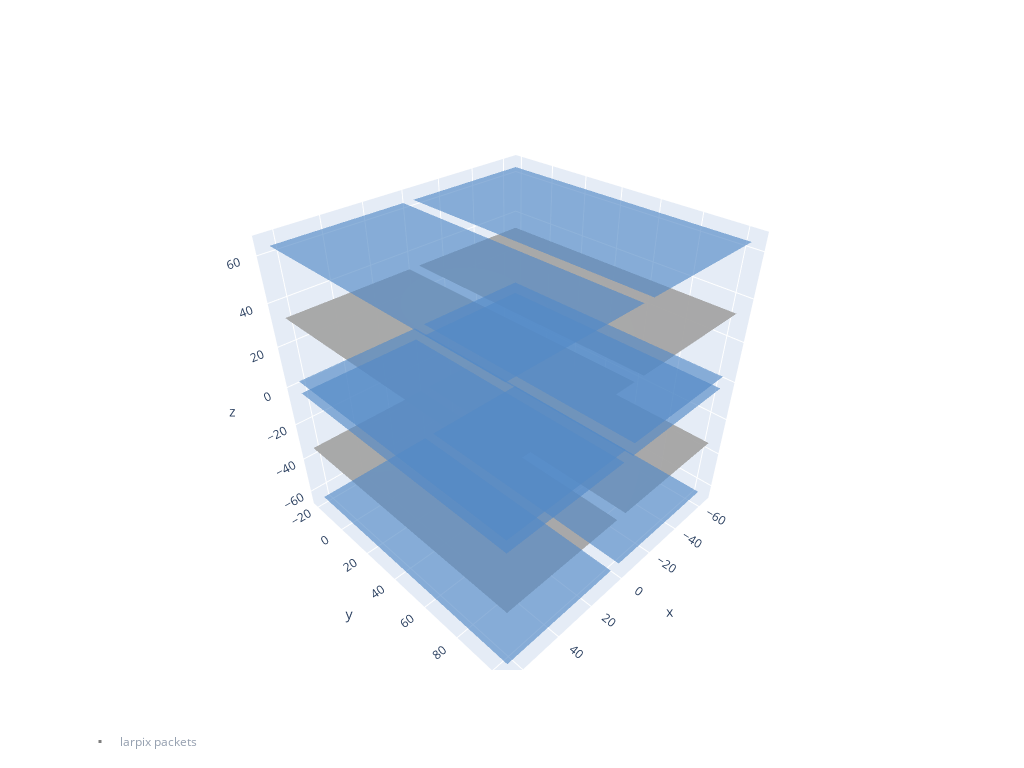

Notebook source saved alongside this figure:
### Code cell
fig = go.Figure()

fig.add_traces(draw_cathode_planes(
    geom_dict,
    tpc_centers,
    showscale=False,
    opacity=0.3,
    colorscale='Greys',
))

fig.add_traces(draw_anode_planes(
    geom_dict,
    tpc_centers,
    showscale=False,
    opacity=0.1,
    colorscale='ice',
))

trace = go.Scatter3d(
        x=x, y=y, z=z,
        marker_color=dQ,
        name='larpix packets',
        mode='markers',
        visible='legendonly',
        marker_size=3,
        marker_symbol='square',
        showlegend=True,
        opacity=1.
        )

tracks = plot_tracks(seg_ev, 
                     mode="lines",
                     name="edep segments",
                     visible='legendonly',
                     showlegend=True
                     )

fig.update_layout(
    width=1024, height=768,
    legend_orientation="h",
)

fig.add_traces(trace)
fig.add_traces(tracks)
fig.show()
